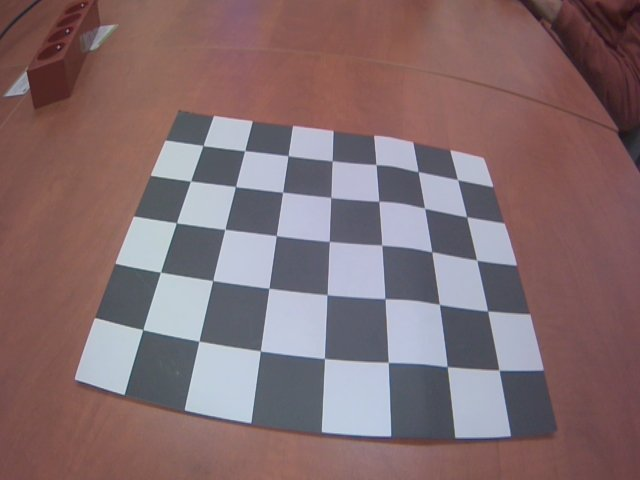
#> input picture Python Examples/zdj/zdj0.jpg, 640 x 480 px; its folder holds 5 pictures in this run
$ python korekta.py
#> lines starting #> are read from the running program, lines starting #| are printed output that depends on the picture; after the words box and inside, x2 and y2 are one past the last pixel; in counts of white or black regions, pixels touching at a corner belong together

import cv2
import numpy as np
import os
import glob

# Defining the dimensions of checkerboard
CHECKERBOARD = (5,7)
criteria = (cv2.TERM_CRITERIA_EPS + cv2.TERM_CRITERIA_MAX_ITER, 30, 0.001)

# Creating vector to store vectors of 3D points for each checkerboard image
objpoints = []
# Creating vector to store vectors of 2D points for each checkerboard image
imgpoints = []


# Defining the world coordinates for 3D points
objp = np.zeros((1, CHECKERBOARD[0] * CHECKERBOARD[1], 3), np.float32)
objp[0,:,:2] = np.mgrid[0:CHECKERBOARD[0], 0:CHECKERBOARD[1]].T.reshape(-1, 2)
prev_img_shape = None

# Extracting path of individual image stored in a given directory
images = glob.glob('*.jpg')
print(images)
for fname in images:
    global img, gray
    img = cv2.imread(fname)
#> img is the input picture: shape (480, 640, 3); mean B, G, R 111.6, 108.5, 131.2
    gray = cv2.cvtColor(img,cv2.COLOR_BGR2GRAY)
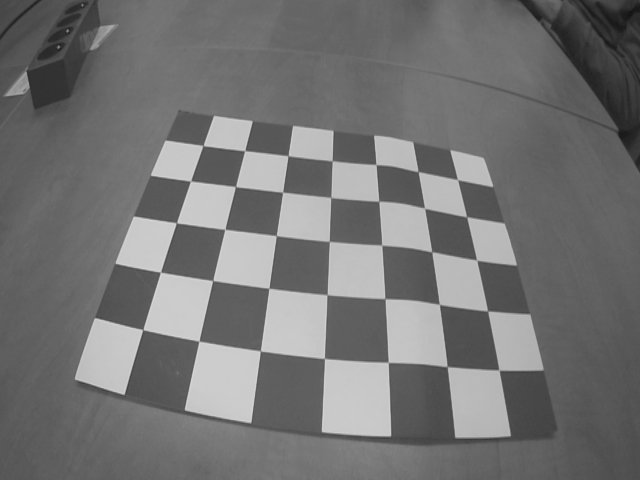
#> gray: shape (480, 640); min 18, max 220, mean 115.6
    # Find the chess board corners
    # If desired number of corners are found in the image then ret = true
    ret, corners = cv2.findChessboardCorners(gray, CHECKERBOARD, cv2.CALIB_CB_ADAPTIVE_THRESH + cv2.CALIB_CB_FAST_CHECK + cv2.CALIB_CB_NORMALIZE_IMAGE)
#> ret = True; corners = 35 rows, first 8: [456.6, 178.4], [466.5, 216.9], [476.4, 260], [487.5, 310.8], [495, 367], [418.5, 171.6], [425.5, 209.5], [431.5, 252.2]

    """
    If desired number of corner are detected,
    we refine the pixel coordinates and display
    them on the images of checker board
    """
    if ret == True:
        objpoints.append(objp)
        # refining pixel coordinates for given 2d points.
        corners2 = cv2.cornerSubPix(gray, corners, (11,11),(-1,-1), criteria)
#> corners2 = 35 rows, first 8: [457.5, 179.6], [466.6, 216.8], [476.7, 260.2], [487.6, 311], [499, 370.2], [418.2, 171.6], [424.6, 208.2], [431.7, 251.7]

        imgpoints.append(corners2)

        # Draw and display the corners
        img = cv2.drawChessboardCorners(img, CHECKERBOARD, corners2, ret)
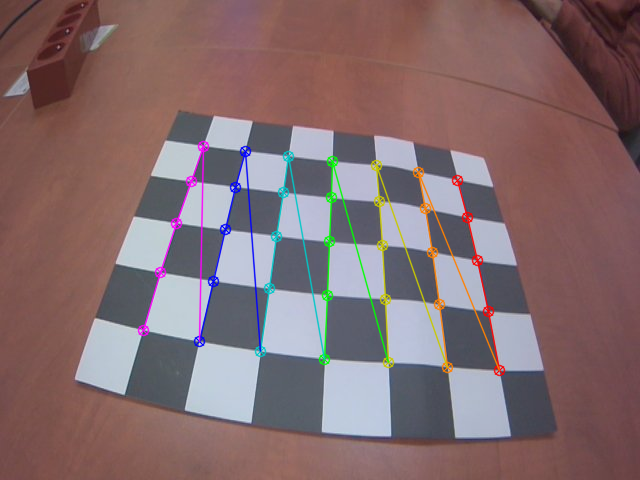
#> img: shape (480, 640, 3); 3.44% of pixels changed, all inside (x1, y1, x2, y2) = (137, 140, 506, 377)

    cv2.imshow('img',img)
    cv2.waitKey(0)
#> pass 2 of the loop `for fname in images:`:
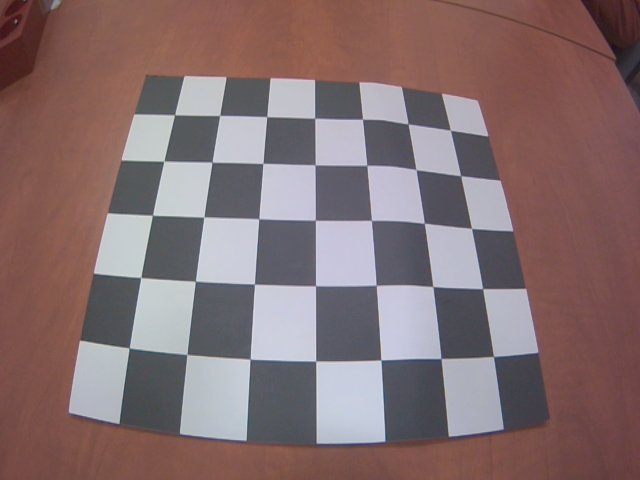
#> input picture Python Examples/zdj/zdj1.jpg, 640 x 480 px
#> img is the input picture: shape (480, 640, 3); mean B, G, R 112, 110.6, 132.6
#> `gray = cv2.cvtColor(img,cv2.COLOR_BGR2GRAY)`:
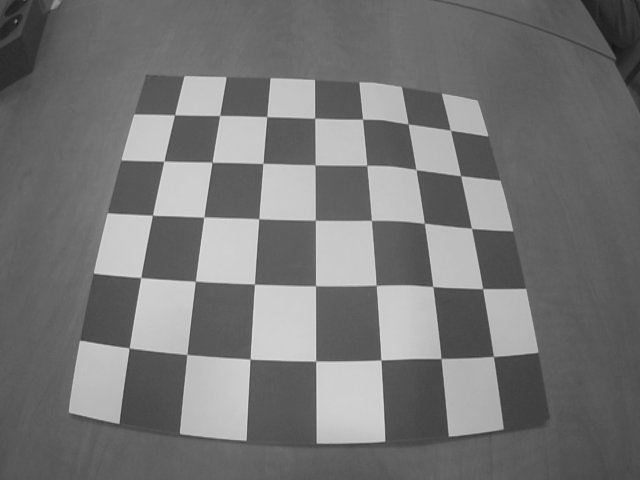
#> gray: shape (480, 640); min 14, max 225, mean 117.3
#> corners = 35 rows, first 8: [451.5, 131.4], [460.3, 175.8], [470.6, 227.5], [482.8, 288.6], [492.6, 355.6], [408.5, 123.6], [416.5, 170.6], [424.7, 222.3]
#> corners2 = 35 rows, first 8: [450.4, 130.3], [460.6, 175.7], [471.5, 228.4], [482.6, 288.6], [493.5, 356.4], [408.1, 123.9], [416, 169.6], [424.3, 223.2]
#> `img = cv2.drawChessboardCorners(img, CHECKERBOARD, corners2, ret)`:
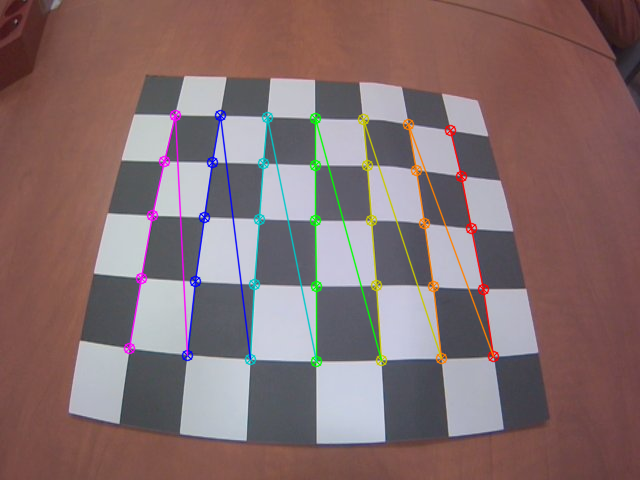
#> img: shape (480, 640, 3); 3.97% of pixels changed, all inside (x1, y1, x2, y2) = (123, 109, 500, 368)
#> pass 3 of the loop `for fname in images:`:
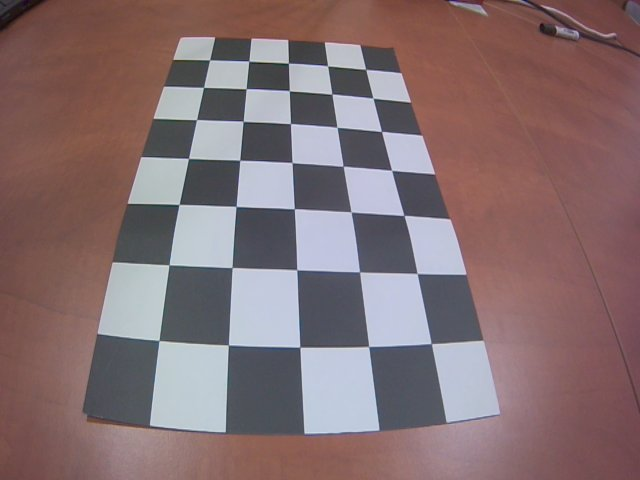
#> input picture Python Examples/zdj/zdj10.jpg, 640 x 480 px
#> img is the input picture: shape (480, 640, 3); mean B, G, R 113.5, 111.1, 132.7
#> `gray = cv2.cvtColor(img,cv2.COLOR_BGR2GRAY)`:
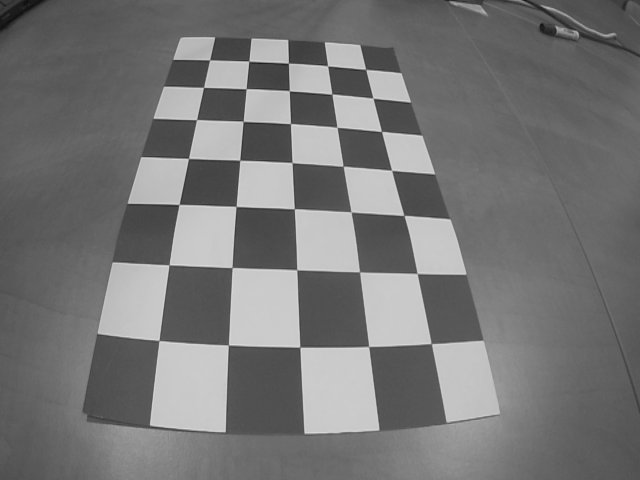
#> gray: shape (480, 640); min 14, max 225, mean 117.9
#> corners = 35 rows, first 8: [431.3, 343.6], [369.1, 346.8], [299.8, 347], [228.4, 345.2], [159, 340.6], [417.1, 273.6], [359.7, 271.7], [297, 269.8]
#> corners2 = 35 rows, first 8: [431.3, 343.5], [368.7, 346.5], [299.8, 347.2], [228.4, 345], [158.9, 340.4], [417.1, 273.5], [359.5, 271.9], [296.7, 269.7]
#> `img = cv2.drawChessboardCorners(img, CHECKERBOARD, corners2, ret)`:
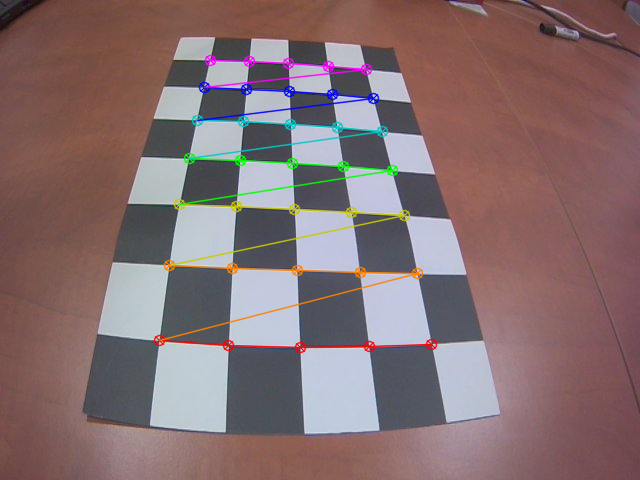
#> img: shape (480, 640, 3); 3.55% of pixels changed, all inside (x1, y1, x2, y2) = (153, 54, 438, 354)
#> the loop made 5 passes; the first 3 are shown

cv2.destroyAllWindows()

h,w = img.shape[:2]
#> h = 480; w = 640

"""
Performing camera calibration by
passing the value of known 3D points (objpoints)
and corresponding pixel coordinates of the
detected corners (imgpoints)
"""
ret, mtx, dist, rvecs, tvecs = cv2.calibrateCamera(objpoints, imgpoints, gray.shape[::-1], None, None)

print("Camera matrix :", type(mtx))
with open("mtx.txt", "w") as plik:
    print(mtx, file = plik)

print("dist :", type(dist))
with open("dist.txt", "w") as plik:
    print(dist, file=plik)
# [7 lines of commented-out code are left out]
img = cv2.imread('zdj2.jpg')
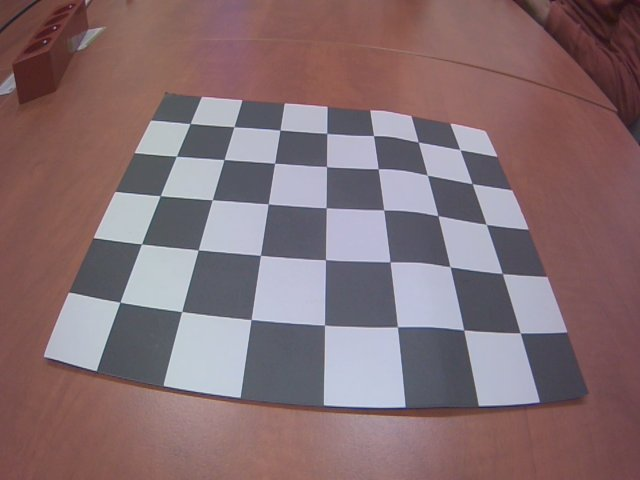
#> input picture Python Examples/zdj/zdj2.jpg, 640 x 480 px
#> img is the input picture: shape (480, 640, 3); mean B, G, R 114.4, 110.1, 132.5
h,  w = img.shape[:2]
newcameramtx, roi = cv2.getOptimalNewCameraMatrix(mtx, dist, (w,h), 1, (w,h))

# undistort
dst = cv2.undistort(img, mtx, dist, None, newcameramtx)
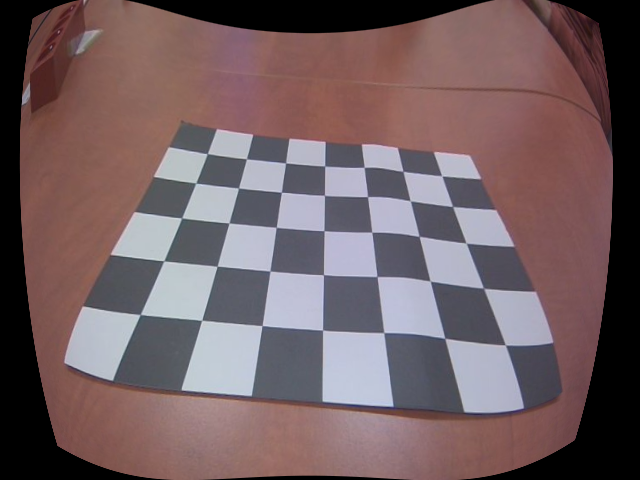
#> dst: shape (480, 640, 3); mean B, G, R 97.9, 94.8, 114.1
# crop the image
x, y, w, h = roi
dst = dst[y:y+h, x:x+w]
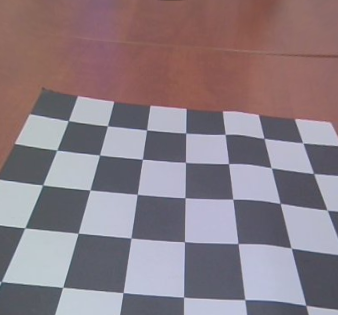
#> dst: shape (315, 338, 3); mean B, G, R 132.5, 125.1, 139.1
cv2.imwrite('calibresult.png', dst)
